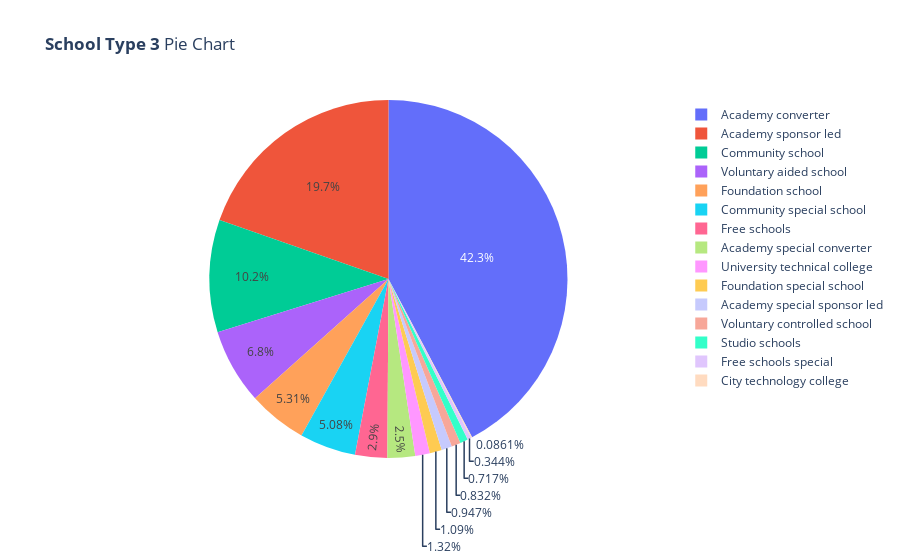

Notebook code cell kept with this figure:
### Code cell
## Distribution of School Type3 column

data = df['school_type3'].value_counts()
labels = data.index.tolist()
values = data.tolist()

fig = go.Figure(data=[go.Pie(labels=labels, values=values)])
fig.update_layout(dict(title='<b>School Type 3</b> Pie Chart'))
fig.show()

### Figure 1 — Plotly figure (JSON) as saved in the notebook; plotly's stock layout.template omitted (floating-point values rounded to 4 significant figures)
{"data": [{"labels": ["Academy converter", "Academy sponsor led", "Community school", "Voluntary aided school", "Foundation school", "Community special school", "Free schools", "Academy special converter", "University technical college", "Foundation special school", "Academy special sponsor led", "Voluntary controlled school", "Studio schools", "Free schools special", "City technology college"], "type": "pie", "values": [1473, 685, 354, 237, 185, 177, 101, 87, 46, 38, 33, 29, 25, 12, 3]}], "layout": {"title": {"text": "<b>School Type 3</b> Pie Chart"}}}
